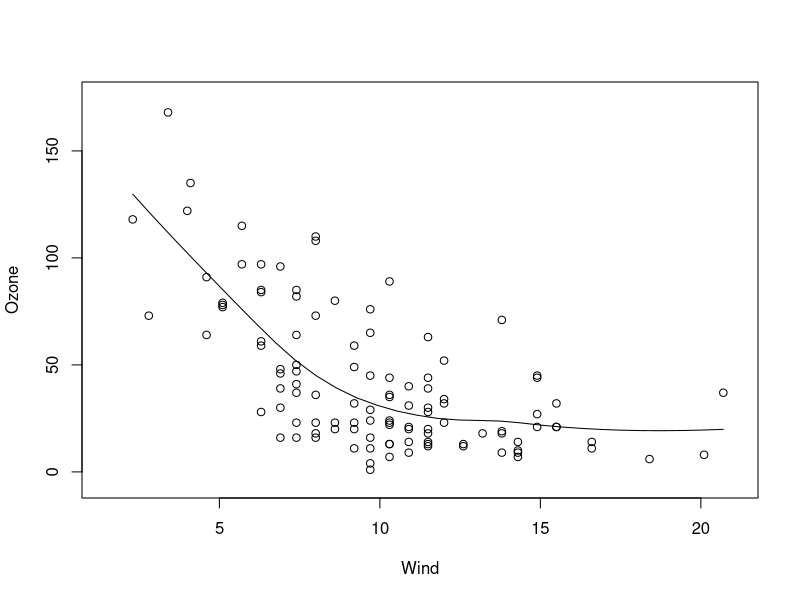
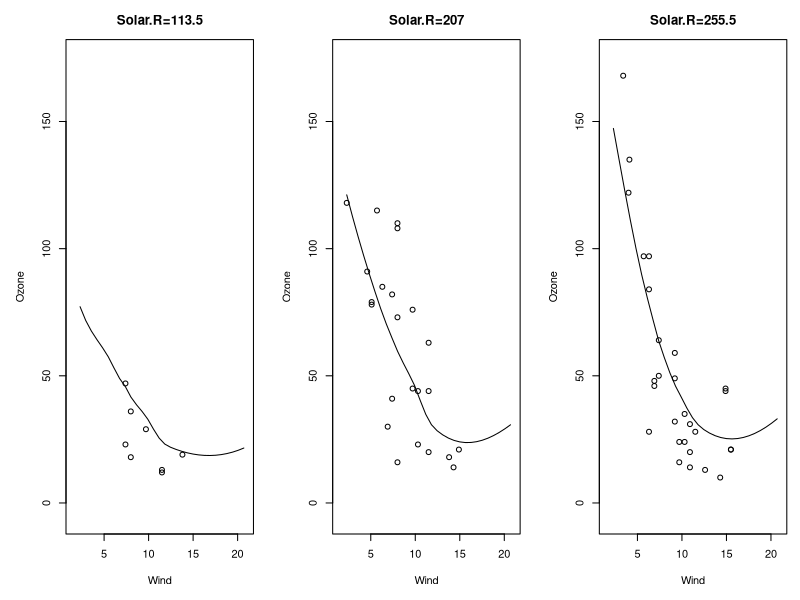

These charts were generated, in order, by the following R code: (Note: this script raises an error after producing the figures.)
## ---- chunk 1
knitr::opts_chunk$set(
  collapse = TRUE,
  comment = "#>",
  fig.width=5, fig.height=5 ,fig.align="center"
)
fpath <- ""
## ---- chunk 2
ozone <- na.omit(airquality)
## ---- chunk 3
fit1 <- loess(Ozone~Wind, data=ozone)
plot(Ozone~Wind, data=ozone, xlim=c(1.5, 21), ylim=c(-5,175))
wind <- seq(min(ozone$Wind),  max(ozone$Wind), length.out=30)
lines(wind, predict(fit1, data.frame(Wind=wind)))
## ---- chunk 4
fit2 <- loess(Ozone~Wind+Solar.R, data=ozone)
par(mfrow=c(1,3))
par(mar=c(5,5,3,1))
for (s in quantile(ozone$Solar.R, c(.25,.5,.75))){
plot(Ozone~Wind, data=subset(ozone, Solar.R <= s+20 & Solar.R >= s-20),
     xlim=c(1.5, 21),ylim=c(-5,175), main=paste0("Solar.R=",s))
lines(wind, predict(fit2, data.frame(Wind=wind, Solar.R= s)))
}
## ---- chunk 5
knitr::include_graphics(paste0(fpath, "ozone.png"))
## ---- chunk 6
fit3 <- loess(Ozone~Wind+Solar.R+Temp, data=ozone)
## ---- chunk 7
knitr::include_graphics(paste0(fpath, "ozone1.png"))
## ---- chunk 8
knitr::include_graphics(paste0(fpath, "ozone4.png"))
## ---- chunk 9
knitr::include_graphics(paste0(fpath, "ozone3.png"))
## ---- chunk 10
knitr::include_graphics(paste0(fpath, "ozone5.png"))
## ---- chunk 11
knitr::include_graphics(paste0(fpath, "ozone6.png"))
## ---- chunk 12
knitr::include_graphics(paste0(fpath, "iris.png"))
